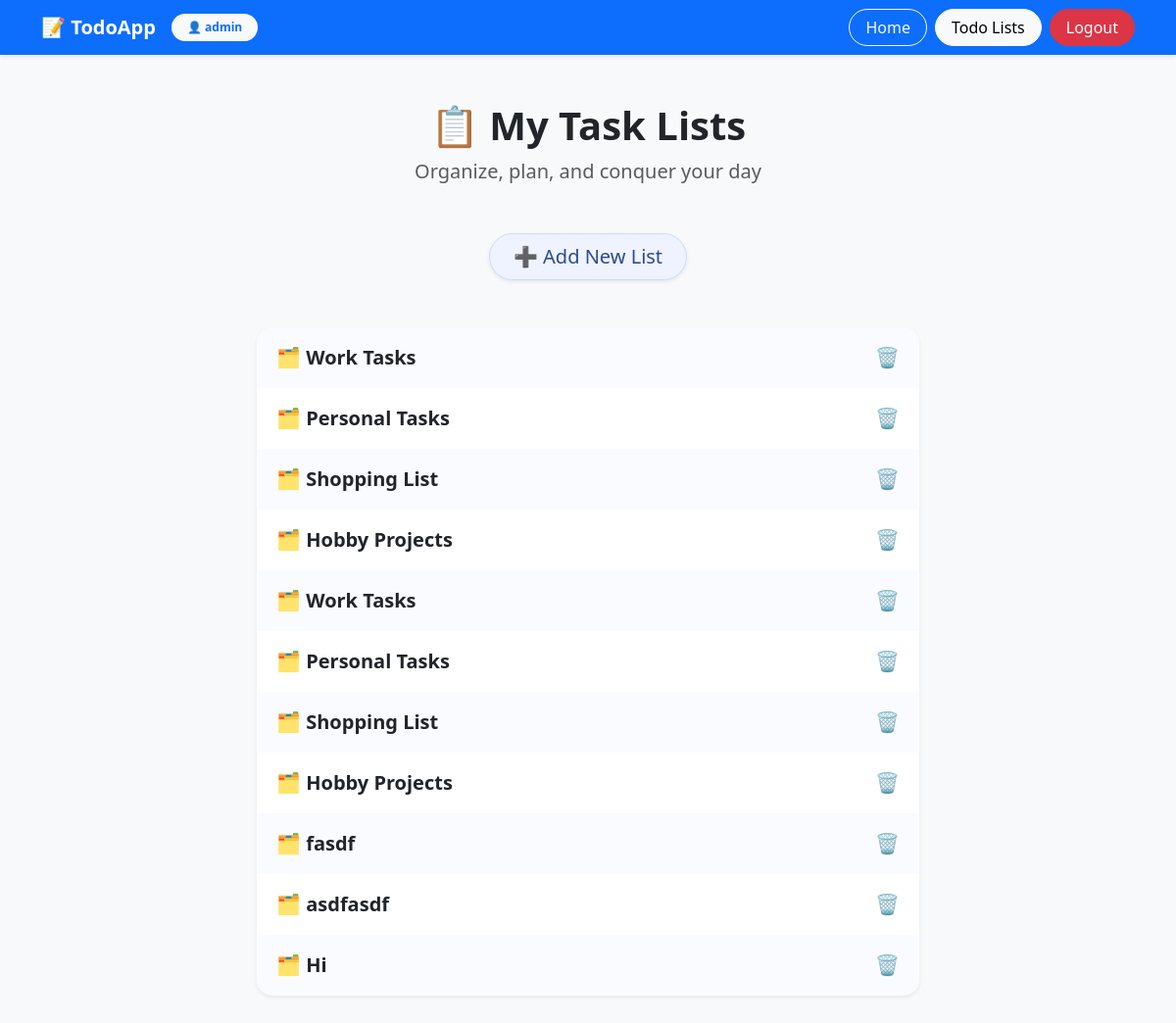
Page /tasks/my-task-lists/ (signed in) on the earlier database version.
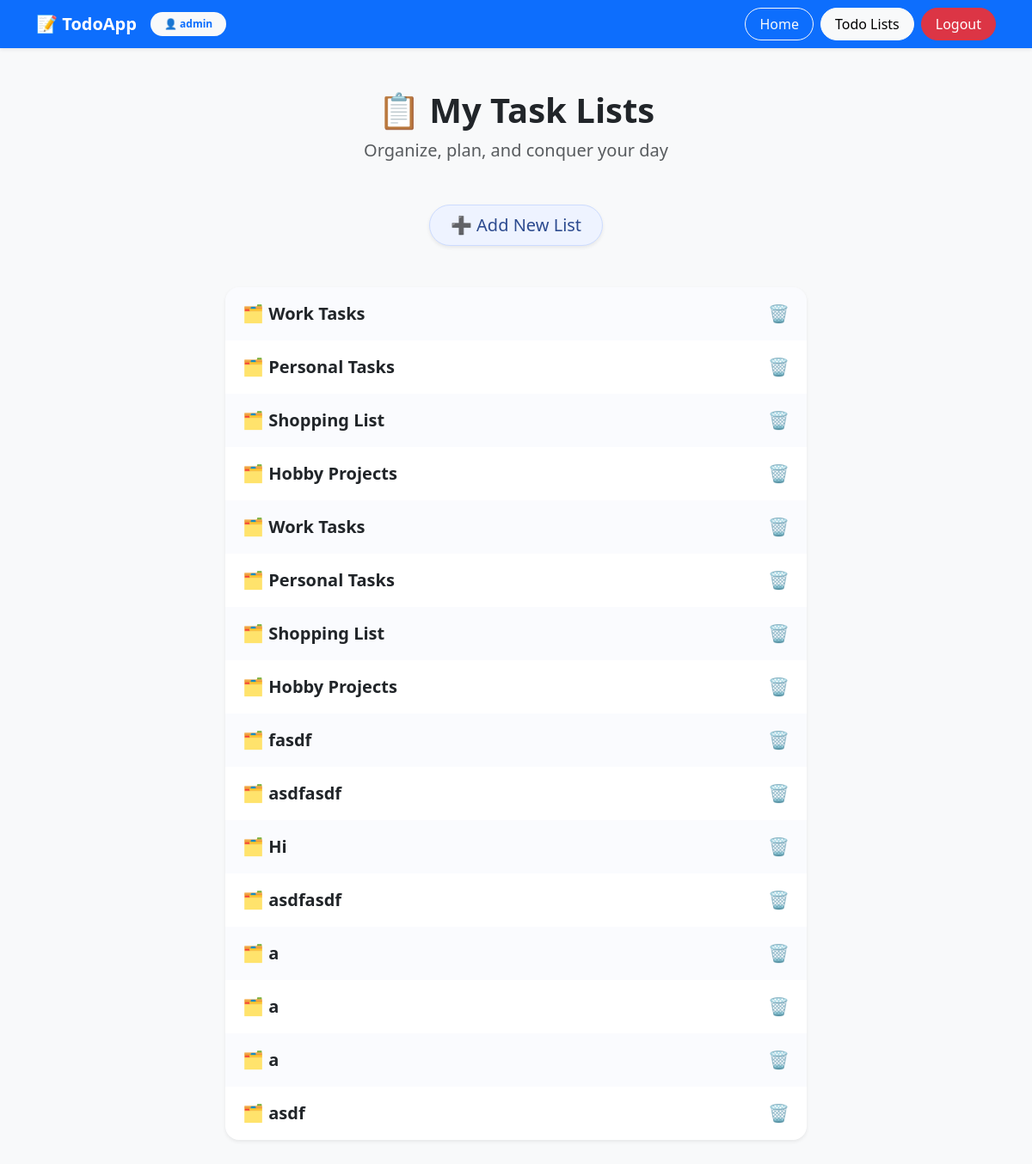
Same page on the later database version.
### tasks/models.py (models this page shows, shortened)
class List(models.Model): # task list
    user = models.ForeignKey(User, on_delete=models.CASCADE, related_name= 'lists')
    name = models.CharField(max_length=100)

### tasks/views.py (the view)
# urls.py: path('my-task-lists/', views.all_tasks, name = 'my-task-lists'),
@login_required(login_url= 'users:login')
def all_tasks(request):
    user = request.user
    context = {
        'active_page': 'my-task-lists',
        'task_lists': List.objects.filter(user = user),
    }
    return render(request, 'tasks/task_lists.html', context)

### tasks/templates/tasks/task_lists.html (shortened to what this page needs)
{% extends 'layout.html' %}
{% block content %}
{% load static %}
<link rel="stylesheet" href="{% static 'tasks/styles.css' %}"/>
<section class="container my-5 max-width-700">
  <div class="text-center mb-5">
    <h1 class="fw-bold display-6 text-dark mb-2">📋 My Task Lists</h1>
    <p class="text-muted fs-5">Organize, plan, and conquer your day</p>
  </div>
  <div class="d-flex justify-content-center mb-5">
    <a href="{% url 'tasks:new-list' %}" class="btn btn-primary-soft btn-lg rounded-pill px-4 shadow-sm">
      ➕ Add New List
    </a>
  </div>
  {% if task_lists %}
    <div class="list-group shadow-sm rounded-4 overflow-hidden">
      {% for list in task_lists %}
        <div class="list-group-item task-list-item border-0 d-flex justify-content-between align-items-center">
          <a href="{% url 'tasks:my-task-list' list_id=list.pk %}"
             class="flex-grow-1 text-decoration-none fw-semibold fs-5 text-dark text-truncate">
            🗂️ {{ list.name }}
          </a>
          <a href="{% url 'tasks:remove-list' list_id=list.pk %}"
             class="btn btn-sm text-danger remove-btn"
             title="Delete List"
             onclick="return confirm('Are you sure you want to delete this list?');">
            🗑️
          </a>
        </div>
      {% endfor %}
    </div>
  {% else %}
    <p class="text-center text-muted fs-5 mt-5">
      😴 You haven’t created any task lists yet.
    </p>
  {% endif %}
</section>
{% endblock %}

Differences in the rows shown:
added List: name "asdfasdf"
added List: name "a"
added List: name "a"
added List: name "a"
added List: name "asdf"
